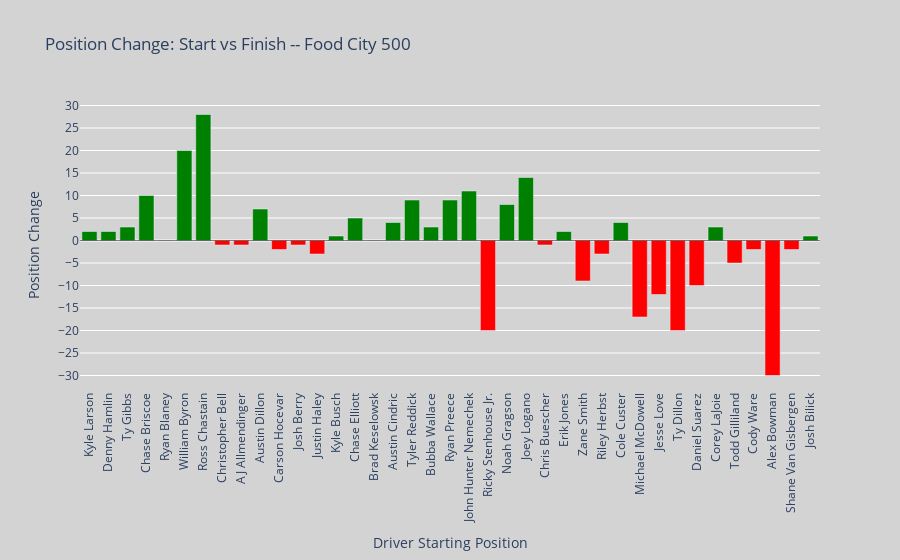

This figure's notebook cell:
### Code cell
# bar chart start vs finish positions

clrs = ['red' if (x < 0) else 'green' for x in df['pos_change'].astype(int) ]



fig = px.bar(x=df['driver_name'], y=df['pos_change'], title="Position Change: Start vs Finish -- Food City 500", labels={"x": "Driver Starting Position", "y": "Position Change"})
fig.update_layout(paper_bgcolor='lightgray', plot_bgcolor='lightgray', yaxis={'tickmode':'linear', 'tick0':-30, 'dtick':5})
fig.update_traces(marker_color=clrs)
fig.update_xaxes(tickangle=-90)
fig.add_hline(y=0, line_width=0.5, line_color="black")
fig.show()

### Figure 1 — Plotly figure (JSON) as saved in the notebook; plotly's stock layout.template omitted (floating-point values rounded to 4 significant figures)
{"data": [{"hovertemplate": "Driver Starting Position=%{x}<br>Position Change=%{y}<extra></extra>", "legendgroup": "", "marker": {"color": ["green", "green", "green", "green", "green", "green", "green", "red", "red", "green", "red", "red", "red", "green", "green", "green", "green", "green", "green", "green", "green", "red", "green", "green", "red", "green", "red", "red", "green", "red", "red", "red", "red", "green", "red", "red", "red", "red", "green"], "pattern": {"shape": ""}}, "name": "", "orientation": "v", "showlegend": false, "textposition": "auto", "type": "bar", "x": ["Kyle Larson", "Denny Hamlin", "Ty Gibbs", "Chase Briscoe", "Ryan Blaney", "William Byron", "Ross Chastain", "Christopher Bell", "AJ Allmendinger", "Austin Dillon", "Carson Hocevar", "Josh Berry", "Justin Haley", "Kyle Busch", "Chase Elliott", "Brad Keselowsk", "Austin Cindric", "Tyler Reddick", "Bubba Wallace", "Ryan Preece", "John Hunter Nemechek", "Ricky Stenhouse Jr.", "Noah Gragson", "Joey Logano", "Chris Buescher", "Erik Jones", "Zane Smith", "Riley Herbst", "Cole Custer", "Michael McDowell", "Jesse Love", "Ty Dillon", "Daniel Suarez", "Corey LaJoie", "Todd Gilliland", "Cody Ware", "Alex Bowman", "Shane Van Gisbergen", "Josh Bilick"], "xaxis": "x", "y": [2, 2, 3, 10, 0, 20, 28, -1, -1, 7, -2, -1, -3, 1, 5, 0, 4, 9, 3, 9, 11, -20, 8, 14, -1, 2, -9, -3, 4, -17, -12, -20, -10, 3, -5, -2, -30, -2, 1], "yaxis": "y"}], "layout": {"autosize": true, "barmode": "relative", "legend": {"tracegroupgap": 0}, "paper_bgcolor": "lightgray", "plot_bgcolor": "lightgray", "shapes": [{"line": {"color": "black", "width": 0.5}, "type": "line", "x0": 0, "x1": 1, "xref": "x domain", "y0": 0, "y1": 0, "yref": "y"}], "title": {"text": "Position Change: Start vs Finish -- Food City 500"}, "xaxis": {"anchor": "y", "autorange": true, "domain": [0, 1], "range": [-0.5, 38.5], "tickangle": -90, "title": {"text": "Driver Starting Position"}, "type": "category"}, "yaxis": {"anchor": "x", "autorange": true, "domain": [0, 1], "dtick": 5, "range": [-33.22, 31.22], "tick0": -30, "tickmode": "linear", "title": {"text": "Position Change"}, "type": "linear"}}}
